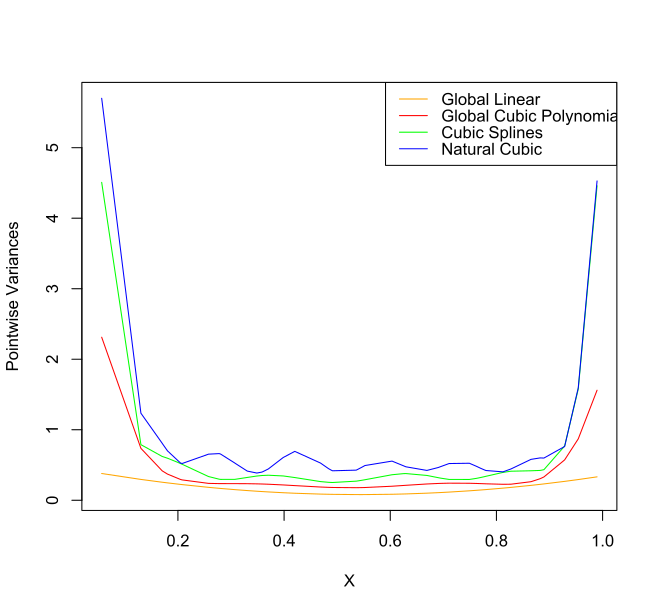

R code for this plot:
# Pointwise variance curves for four different models

library(splines)
library(MASS)
# define several functions
logit <- function(H, coef) {
	exp(H%*%coef)/(1 + exp(H%*%coef))
}
pointvar <- function(H, coef) {
	W <- diag(as.vector(logit(H, coef)*(1-logit(H, coef))))
	sigma <- ginv(t(H)%*%W%*%H)
	diag(H%*%sigma%*%t(H))
}


# generate data
set.seed(50)
X <- runif(50)
Y <- rnorm(50)
Data <- data.frame(X1 = rep(1, 50), X2 = X, Y = Y)

# Using four different models fit the data
fitGloLin <- lm(Y~.-1, data = Data)
coefGL <- coef(summary(fitGloLin))[,1]
HGL <- cbind(rep(1, 50), X)

fitGloCub <- lm(Y~poly(X2, 3), data = Data)
coefGC <- coef(summary(fitGloCub))[,1]
HGC <- cbind(rep(1, 50), matrix(poly(X,3), nrow = 50))

fitCubSpl <- lm(Y~bs(X2, knots = c(.33, .66)), data = Data)
coefCS <- coef(summary(fitCubSpl))[,1]
HCS <- cbind(rep(1, 50), bs(X, knots = c(.33,.66)))

fitNatSpl <- lm(Y~ns(X2, knots = seq(.10, .90, .16)), data = Data)
coefNS <- coef(summary(fitNatSpl))[,1]
HNS <- cbind(rep(1, 50), ns(X, knots = seq(.10, .90, .16)))

# plot
orderx <- order(X)
Xorder <- X[orderx]
varGL <- pointvar(HGL, coefGL)[orderx]
varGC <- pointvar(HGC, coefGC)[orderx]
varCS <- pointvar(HCS, coefCS)[orderx]
varNS <- pointvar(HNS, coefNS)[orderx]
ylim = range(c(varGL, varGC, varCS, varNS))
plot(Xorder, varGL, type = 'l', lwd = 1, col = "orange", xlab = "X", ylab = "Pointwise Variances", ylim = ylim)
lines(Xorder, varGC, type = 'l', lwd = 1, col = "red")
lines(Xorder, varCS, type = 'l', lwd = 1, col = "green")
lines(Xorder, varNS, type = 'l', lwd = 1, col = "blue")
legend("topright", c("Global Linear", "Global Cubic Polynomial", "Cubic Splines", "Natural Cubic"), col = c("orange", "red", "green", "blue"), lty = 1)
